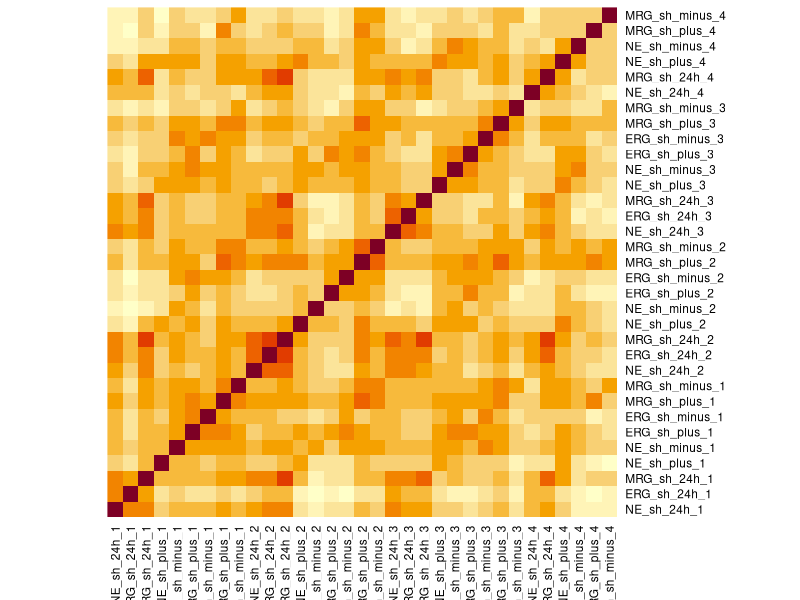

R code for this plot:
library(readxl)
library(dplyr)
library(edgeR)
library(ggplot2)

raw_data <- read_excel("data/nature13990-s4.xlsx", sheet = "Raw shRNA counts")

cpms <- edgeR::cpm(raw_data[,-(1:3)])
log_cpms <- edgeR::cpm(raw_data[,-(1:3)], log = TRUE, prior.count = 0.5)
rownames(cpms) <- raw_data$`Target Gene Symbol`
rownames(log_cpms) <- raw_data$`Target Gene Symbol`

# Select only hairpins with CPM > 0.5 in more than two samples
cpm_mask <- rowSums(cpms > 0.5) >= 2
cpms <- cpms[cpm_mask, ]

log_cors <- cor(log_cpms)
heatmap(log_cors, Rowv = NA, Colv = NA, scale = "none")
